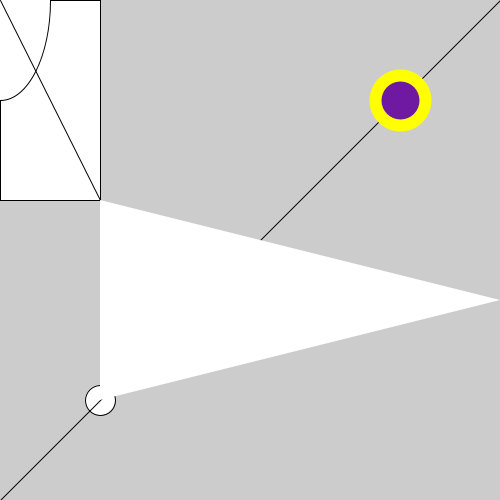
Frame 1 (no input)
Frame 60 (the mouse pressed at the canvas centre just before this capture): identical to frame 1, image omitted
Frame 120 (the mouse held since frame 60 and released just before this capture): identical to frame 1, image omitted

The Processing sketch that drew this single still picture (run headless with seeded random() and noise(); from frame 60 on, the mouse is pressed at the canvas centre):

// Processing sketch: IntroToShapes
// ── IntroToShapes.pde
void setup() {
  size(500, 500);
  //this is comment - it doesn't change the code
  //size (width, height);
  circle(100, 400, 30);
  //circle(x, y, diameter);
    //x and y are the center
  rect(0, 0, 100, 200);
  //rect (x, y, width, height);
    //x and y are the top left corner
  ellipse(0, 0, 100, 200);
  //ellipse(x, y, w, h);
    //x and y are in the center
  line(0, 0, 100, 200);
  //line(x1, y1, x2, y2)
  line(500, 0, 0, 500);
  noStroke(); //no border
  triangle(100, 400, 100, 200, 500, 300);
  stroke(0); //puts border back
  strokeWeight(12); //border width/size
  fill(111, 24, 161);
  stroke(255, 255, 0);
  circle(400, 100, 50);
}

void draw() {
  
}
